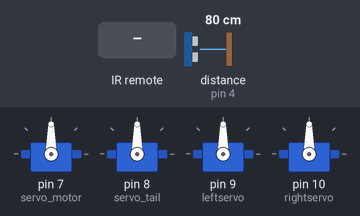
Bench run of a sketch on a simulated Arduino Uno, built with avr-gcc and run on an emulated ATmega328P. On the bench: 4 × servo. Wiring (inferred from the names in the program): ultrasonic range finder: trigger pin 5; echo pin 4. The inputs (shaded band) are chosen by the test bench; at power-on: distance to the obstacle (sensor on pin 4) 80 cm. The echo pulse lasts 58.3 µs per cm.

Above: at 1.8 s.
1.9 s: infrared code 0x17 received
At 2.8 s:
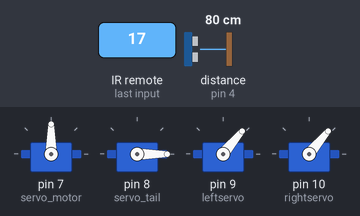
3.6 s: infrared code 0x11 received
At 4.7 s:
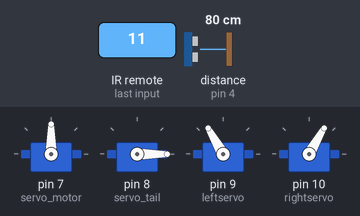
5.6 s: infrared code 0x4 received
At 6.6 s:
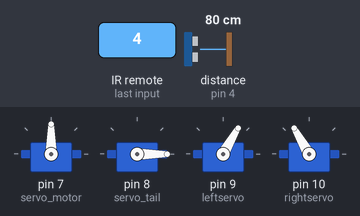
7.6 s: infrared code 0x12 received
At 8.5 s:
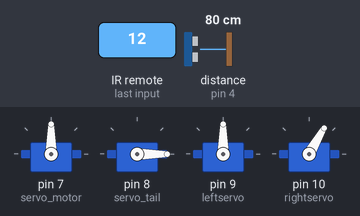
9.6 s: infrared code 0x4C received
At 11.4 s:
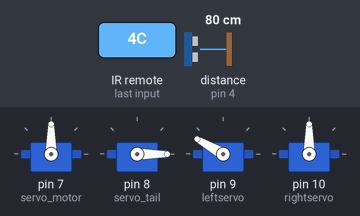
11.7 s: infrared code 0x16 received
At 13.6 s:
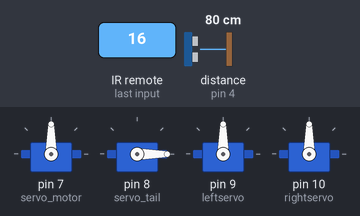
Timing chart, 0 to 14.7 s (numbered marks = the images above; inputs shaded):
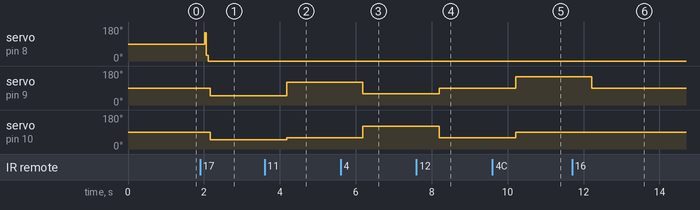

Measured:
- after the input at 1.9 s, servo on pin 8 (servo_tail): 90° → 0° after 0.12 s; servo on pin 9 (leftservo), servo on pin 10 (rightservo): 90° → 50° after 0.27 s
- after the input at 3.6 s, servo on pin 9 (leftservo): 50° → 120° after 0.58 s; servo on pin 10 (rightservo): 50° → 60° after 0.58 s
- after the input at 5.6 s, servo on pin 9 (leftservo): 120° → 60° after 0.59 s; servo on pin 10 (rightservo): 60° → 120° after 0.59 s
- after the input at 7.6 s, servo on pin 9 (leftservo): 60° → 90° after 0.60 s; servo on pin 10 (rightservo): 120° → 60° after 0.60 s
- after the input at 9.6 s, servo on pin 9 (leftservo): 90° → 150° after 0.61 s; servo on pin 10 (rightservo): 60° → 90° after 0.61 s
- after the input at 11.7 s, servo on pin 9 (leftservo): 150° → 90° after 0.52 s

The sketch:

Robot_Dog.ino
```cpp
#include <IRremote.hpp> //include the library for the IR remote control
#include <Servo.h> //include the library for servos

//define the pin in which the IR sensor is connected
#define IR_RECEIVE_PIN 11
//define the buttons on the remote control
#define Button_Up 0x11
#define Button_Down 0x4
#define Button_Left 0x12
#define Button_Right 0x4C
#define Button_Enter 0x16
#define Button_Music 0x19
#define Button_VolUP 0x17
#define Button_VolDOWN 0x40

//define a variable for each servo
Servo leftservo;
Servo rightservo;
Servo servo_motor;
Servo servo_tail;

//define the pin numbers for the ultrasonic sensor
const int pingPin = 5;
const int echoPin = 4;

//declaring functions so that they can be reused for later
void MoveForward() {

  leftservo.write(120);
  rightservo.write(60);
}

void MoveBackward() {
  leftservo.write(60);
  rightservo.write(120);
}

void TurnLeft() {
  leftservo.write(90);
  rightservo.write(60);
}

void TurnRight() {
  leftservo.write(150);
  rightservo.write(90);
}

void TurnAround() {
  leftservo.write(150);
  rightservo.write(150);
}

void Stop() {
  leftservo.write(90);
  rightservo.write(90);
}

void TurnHead() {
  servo_motor.write(150);
  delay(500);
  servo_motor.write(30);
  delay(500);
  servo_motor.write(90);
}

void SpinAround() {
  leftservo.write(50);
  rightservo.write(50);
}

void WagTail() {
  servo_tail.write(150);
  delay(50);
  servo_tail.write(30);
  delay(50);
  servo_tail.write(0);
  delay(50);
}

void setup() {

  Serial.begin(9600);

  //define the pin numbers for each servo
  servo_motor.attach(7);
  servo_tail.attach(8);
  leftservo.attach(9);
  rightservo.attach(10);

  //allow the IR receiver to receive signal
  IrReceiver.begin(IR_RECEIVE_PIN, ENABLE_LED_FEEDBACK);

  //allow the ultrasonic sensor to send and receive signal
  pinMode(pingPin, OUTPUT);
  pinMode(echoPin, INPUT);

}
void loop() {
  //define variables for distance and duration
  int distance;
  long duration;

  //for how many microseconds should the ultrasonic sensor be triggered
  digitalWrite(pingPin, LOW);
  delayMicroseconds(2);
  digitalWrite(pingPin, HIGH);
  delayMicroseconds(10);
  digitalWrite(pingPin, LOW);
  //measures the time for the echo to go and return to the sensor
  duration = pulseIn(echoPin, HIGH);
  //calculate the distance between the robot and the obstacle
  distance= duration*0.034/2;

  //decodes the received data and triggers actions based on which data the IR sensor received
  if (IrReceiver.decode()) {
    if (IrReceiver.decodedIRData.address == 0) {
      if (IrReceiver.decodedIRData.command == Button_Enter) {
        Stop();
      }
      else if (IrReceiver.decodedIRData.command == Button_Up) {
        MoveForward();
      }
      else if (IrReceiver.decodedIRData.command == Button_Down) {
        MoveBackward();
      }
      else if (IrReceiver.decodedIRData.command == Button_Left) {
        TurnLeft();
      }
      else if (IrReceiver.decodedIRData.command == Button_Right) {
        TurnRight();
      }
      else if (IrReceiver.decodedIRData.command == Button_Music) {
        if (distance < 20) {
        Stop();
        delay(300);
        MoveBackward();
        delay(500);
        Stop();
        delay(300);
        TurnHead();
        delay(500);
        TurnAround();
        delay(700);
        Stop();
        delay(300);
        }
      }
      else if (IrReceiver.decodedIRData.command == Button_VolUP) {
        WagTail();
        SpinAround();
      }
      else if (IrReceiver.decodedIRData.command == Button_VolDOWN) {
        Stop();
        if (distance < 20) {
          MoveForward();
          WagTail();
          TurnHead();
          delay(1000);
        }
      }
    //allows the IR sensor to receive the next data
    IrReceiver.resume();
    }
  }
  delay(1000);
}
```
